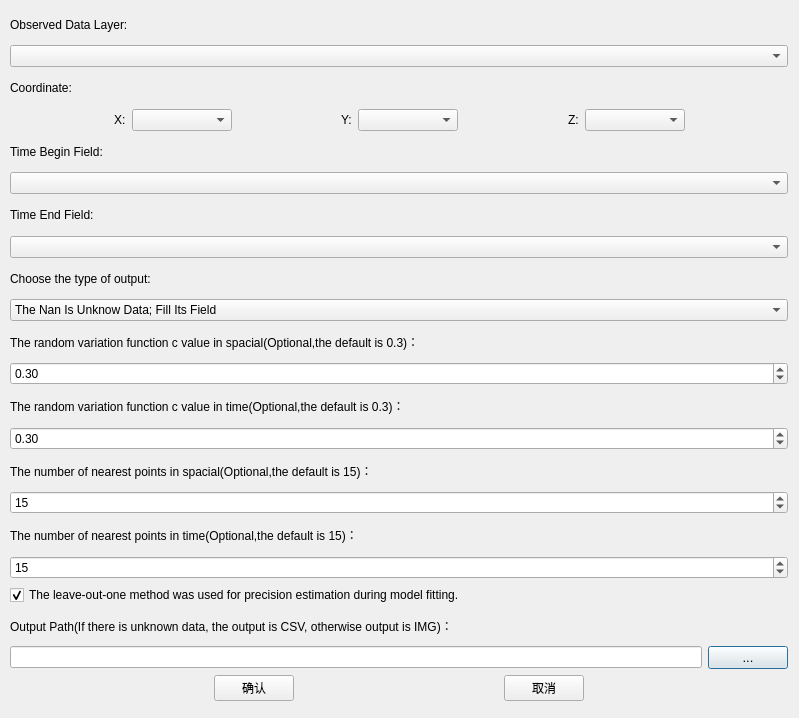
<?xml version="1.0" encoding="UTF-8"?>
<ui version="4.0">
 <class>STYangCZServiceDialog</class>
 <widget class="QDialog" name="STYangCZServiceDialog">
  <property name="geometry">
   <rect>
    <x>0</x>
    <y>0</y>
    <width>799</width>
    <height>718</height>
   </rect>
  </property>
  <property name="windowTitle">
   <string>Dialog</string>
  </property>
  <widget class="QWidget" name="verticalLayoutWidget">
   <property name="geometry">
    <rect>
     <x>10</x>
     <y>10</y>
     <width>778</width>
     <height>691</height>
    </rect>
   </property>
   <layout class="QVBoxLayout" name="verticalLayout_2">
    <property name="sizeConstraint">
     <enum>QLayout::SetDefaultConstraint</enum>
    </property>
    <item>
     <widget class="QLabel" name="label_2">
      <property name="text">
       <string>Observed Data Layer:</string>
      </property>
     </widget>
    </item>
    <item>
     <widget class="QComboBox" name="cmbObPath"/>
    </item>
    <item>
     <widget class="QLabel" name="label_7">
      <property name="text">
       <string>Coordinate:</string>
      </property>
     </widget>
    </item>
    <item>
     <layout class="QHBoxLayout" name="horizontalLayout_2">
      <item>
       <spacer name="horizontalSpacer_12">
        <property name="orientation">
         <enum>Qt::Horizontal</enum>
        </property>
        <property name="sizeHint" stdset="0">
         <size>
          <width>10</width>
          <height>20</height>
         </size>
        </property>
       </spacer>
      </item>
      <item>
       <widget class="QLabel" name="label_16">
        <property name="text">
         <string>X:</string>
        </property>
       </widget>
      </item>
      <item>
       <widget class="QComboBox" name="cmb_x">
        <property name="minimumSize">
         <size>
          <width>100</width>
          <height>0</height>
         </size>
        </property>
        <property name="editable">
         <bool>false</bool>
        </property>
       </widget>
      </item>
      <item>
       <spacer name="horizontalSpacer_13">
        <property name="orientation">
         <enum>Qt::Horizontal</enum>
        </property>
        <property name="sizeHint" stdset="0">
         <size>
          <width>40</width>
          <height>20</height>
         </size>
        </property>
       </spacer>
      </item>
      <item>
       <widget class="QLabel" name="label_17">
        <property name="enabled">
         <bool>true</bool>
        </property>
        <property name="text">
         <string>Y:</string>
        </property>
       </widget>
      </item>
      <item>
       <widget class="QComboBox" name="cmb_y">
        <property name="minimumSize">
         <size>
          <width>100</width>
          <height>0</height>
         </size>
        </property>
        <property name="editable">
         <bool>false</bool>
        </property>
       </widget>
      </item>
      <item>
       <spacer name="horizontalSpacer_14">
        <property name="orientation">
         <enum>Qt::Horizontal</enum>
        </property>
        <property name="sizeHint" stdset="0">
         <size>
          <width>40</width>
          <height>20</height>
         </size>
        </property>
       </spacer>
      </item>
      <item>
       <widget class="QLabel" name="label_18">
        <property name="text">
         <string>Z:</string>
        </property>
       </widget>
      </item>
      <item>
       <widget class="QComboBox" name="cmb_z">
        <property name="minimumSize">
         <size>
          <width>100</width>
          <height>0</height>
         </size>
        </property>
        <property name="editable">
         <bool>false</bool>
        </property>
       </widget>
      </item>
      <item>
       <spacer name="horizontalSpacer_15">
        <property name="orientation">
         <enum>Qt::Horizontal</enum>
        </property>
        <property name="sizeHint" stdset="0">
         <size>
          <width>40</width>
          <height>20</height>
         </size>
        </property>
       </spacer>
      </item>
     </layout>
    </item>
    <item>
     <widget class="QLabel" name="label_19">
      <property name="text">
       <string>Time Begin Field:</string>
      </property>
     </widget>
    </item>
    <item>
     <widget class="QComboBox" name="cmbObVal_b">
      <property name="enabled">
       <bool>true</bool>
      </property>
     </widget>
    </item>
    <item>
     <widget class="QLabel" name="label_27">
      <property name="text">
       <string>Time End Field:</string>
      </property>
     </widget>
    </item>
    <item>
     <widget class="QComboBox" name="cmbObVal_e">
      <property name="enabled">
       <bool>true</bool>
      </property>
     </widget>
    </item>
    <item>
     <widget class="QLabel" name="label_20">
      <property name="text">
       <string>Choose the type of output:</string>
      </property>
     </widget>
    </item>
    <item>
     <widget class="QComboBox" name="cmb_choose">
      <item>
       <property name="text">
        <string>The Nan Is Unknow Data; Fill Its Field</string>
       </property>
      </item>
      <item>
       <property name="text">
        <string>Input Unknow Data; Output CSV</string>
       </property>
      </item>
     </widget>
    </item>
    <item>
     <widget class="QLabel" name="label_24">
      <property name="text">
       <string>The random variation function c value in spacial(Optional,the default is 0.3)：</string>
      </property>
     </widget>
    </item>
    <item>
     <widget class="QDoubleSpinBox" name="dsb_c_num_s">
      <property name="maximum">
       <double>1.500000000000000</double>
      </property>
      <property name="singleStep">
       <double>0.100000000000000</double>
      </property>
      <property name="value">
       <double>0.300000000000000</double>
      </property>
     </widget>
    </item>
    <item>
     <widget class="QLabel" name="label_28">
      <property name="text">
       <string>The random variation function c value in time(Optional,the default is 0.3)：</string>
      </property>
     </widget>
    </item>
    <item>
     <widget class="QDoubleSpinBox" name="dsb_c_num_t">
      <property name="maximum">
       <double>1.500000000000000</double>
      </property>
      <property name="singleStep">
       <double>0.100000000000000</double>
      </property>
      <property name="value">
       <double>0.300000000000000</double>
      </property>
     </widget>
    </item>
    <item>
     <widget class="QLabel" name="label_25">
      <property name="text">
       <string>The number of nearest points in spacial(Optional,the default is 15)：</string>
      </property>
     </widget>
    </item>
    <item>
     <widget class="QSpinBox" name="sb_k_num_s">
      <property name="minimum">
       <number>1</number>
      </property>
      <property name="maximum">
       <number>9999</number>
      </property>
      <property name="value">
       <number>15</number>
      </property>
     </widget>
    </item>
    <item>
     <widget class="QLabel" name="label_29">
      <property name="text">
       <string>The number of nearest points in time(Optional,the default is 15)：</string>
      </property>
     </widget>
    </item>
    <item>
     <widget class="QSpinBox" name="sb_k_num_t">
      <property name="minimum">
       <number>1</number>
      </property>
      <property name="maximum">
       <number>9999</number>
      </property>
      <property name="value">
       <number>15</number>
      </property>
     </widget>
    </item>
    <item>
     <widget class="QCheckBox" name="cb_error">
      <property name="text">
       <string>The leave-out-one method was used for precision estimation during model fitting.</string>
      </property>
      <property name="checked">
       <bool>true</bool>
      </property>
      <property name="tristate">
       <bool>false</bool>
      </property>
     </widget>
    </item>
    <item>
     <widget class="QLabel" name="label_26">
      <property name="text">
       <string>Output Path(If there is unknown data, the output is CSV, otherwise output is IMG)：</string>
      </property>
     </widget>
    </item>
    <item>
     <layout class="QHBoxLayout" name="horizontalLayout_5">
      <item>
       <widget class="QLineEdit" name="lineOutputPath"/>
      </item>
      <item>
       <widget class="QPushButton" name="btnBrowseOutput">
        <property name="font">
         <font>
          <pointsize>10</pointsize>
          <weight>50</weight>
          <bold>false</bold>
         </font>
        </property>
        <property name="text">
         <string>...</string>
        </property>
       </widget>
      </item>
     </layout>
    </item>
    <item>
     <layout class="QHBoxLayout" name="horizontalLayout_6">
      <item>
       <spacer name="horizontalSpacer_20">
        <property name="orientation">
         <enum>Qt::Horizontal</enum>
        </property>
        <property name="sizeHint" stdset="0">
         <size>
          <width>40</width>
          <height>20</height>
         </size>
        </property>
       </spacer>
      </item>
      <item>
       <widget class="QPushButton" name="btnComfirm">
        <property name="text">
         <string>确认</string>
        </property>
       </widget>
      </item>
      <item>
       <spacer name="horizontalSpacer_21">
        <property name="orientation">
         <enum>Qt::Horizontal</enum>
        </property>
        <property name="sizeHint" stdset="0">
         <size>
          <width>40</width>
          <height>20</height>
         </size>
        </property>
       </spacer>
      </item>
      <item>
       <widget class="QPushButton" name="btnCancel">
        <property name="text">
         <string>取消</string>
        </property>
       </widget>
      </item>
      <item>
       <spacer name="horizontalSpacer_22">
        <property name="orientation">
         <enum>Qt::Horizontal</enum>
        </property>
        <property name="sizeHint" stdset="0">
         <size>
          <width>40</width>
          <height>20</height>
         </size>
        </property>
       </spacer>
      </item>
     </layout>
    </item>
   </layout>
  </widget>
 </widget>
 <resources/>
 <connections/>
</ui>
